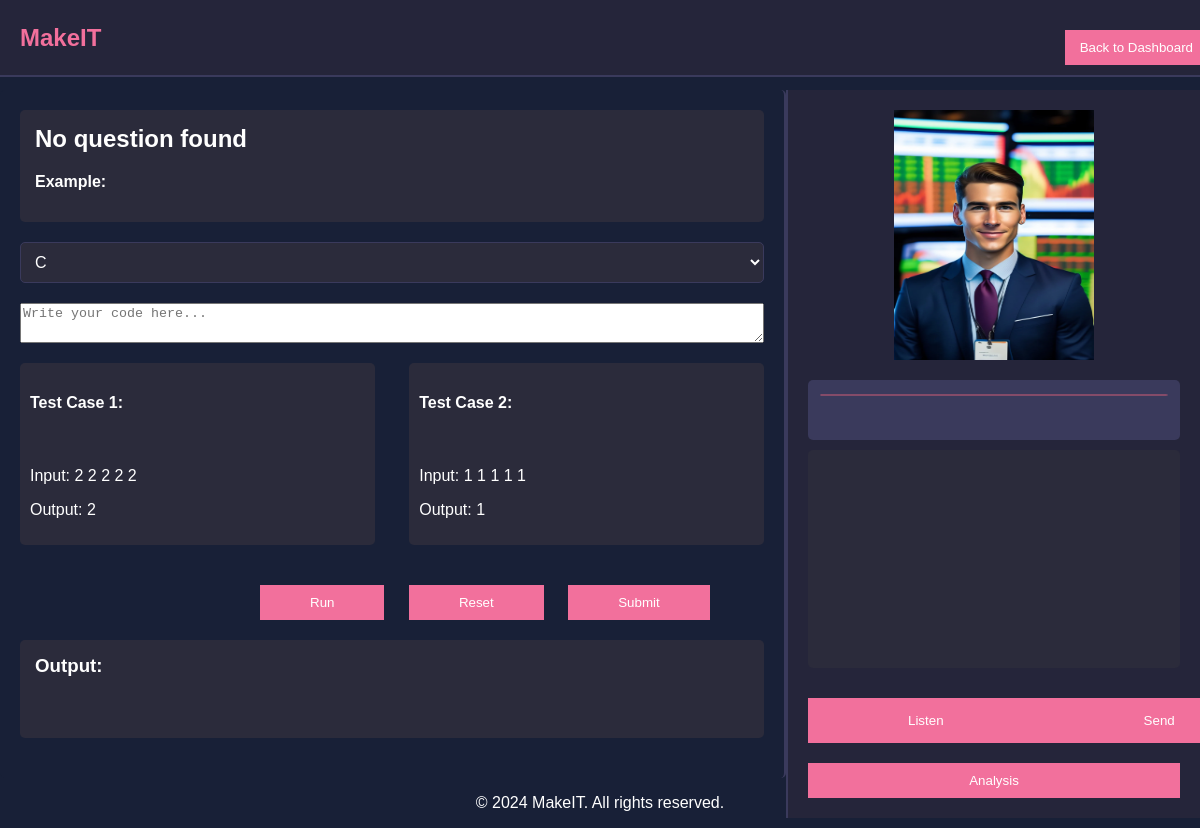
Before: /client/main-page.php with the older database file.
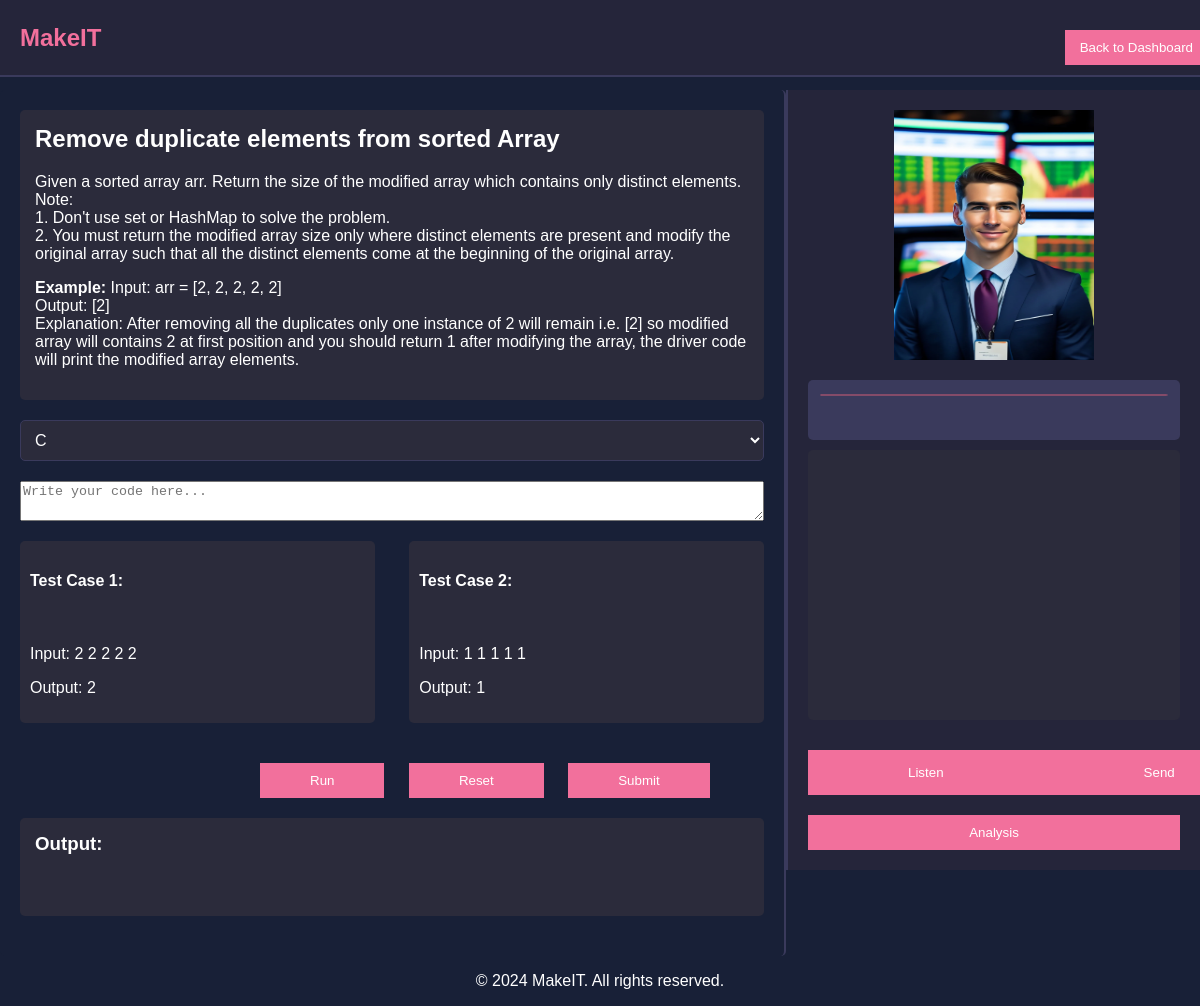
After: the same page with the newer database file.
### tables this page shows
CREATE TABLE `testcases` (
  `id` int(11) NOT NULL,
  `input1` varchar(255) NOT NULL,
  `input2` varchar(255) NOT NULL,
  `output1` varchar(255) NOT NULL,
  `output2` varchar(255) NOT NULL
);

CREATE TABLE `questions` (
  `id` int(11) NOT NULL,
  `title` varchar(255) NOT NULL,
  `description` text NOT NULL,
  `example` text DEFAULT NULL
);

### client/main-page.php (the view, shortened to what this page needs)
<?php
$servername = "127.0.0.1:3306";
$username = "root";
$password = "";
$dbname = "interview_platform";
$conn = new mysqli($servername, $username, $password, $dbname);
$sql = "SELECT title, description, example FROM questions WHERE id = 2";
$result = $conn->query($sql);
if ($result->num_rows > 0) {
    $row = $result->fetch_assoc();
    $title = $row['title'];
    $description = $row['description'];
    $example = $row['example'];
} else {
    $title = "No question found";
    $description = "";
    $example = "";
}
$id = 2;
$sql = "SELECT input1,input2,output1,output2 FROM testcases WHERE id = ?";
$stmt = $conn->prepare($sql);
$stmt->bind_param("i", $id);
$stmt->execute();
$result = $stmt->get_result();
if ($result->num_rows > 0) {
    $row=$result->fetch_assoc();
    $input1=$row['input1'];
    $input2=$row['input2'];
    $output1=$row['output1'];
    $output2=$row['output2'];
} else {
    echo "No test cases found.";
}
?>
<!DOCTYPE html>
<html lang="en">
<head>
    <link rel="stylesheet" href="styles.css">
    <link rel="stylesheet" href="https://cdnjs.cloudflare.com/ajax/libs/codemirror/5.65.5/codemirror.min.css">
    <link rel="stylesheet" href="https://cdnjs.cloudflare.com/ajax/libs/codemirror/5.65.5/theme/dracula.min.css">
</head>
<body>
    <header>
        <h1>
            MakeIT
        </h1>
            <button class="back-button">Back to Dashboard</button>
    </header>
    <div class="container">
        <main>
            <div class="screen" id="screen-1">
                <div class="code-section">
                    <div class="question-section">
                        <h2><?php echo htmlspecialchars($title); ?></h2>
                        <p class="questions"><?php echo nl2br(htmlspecialchars($description)); ?></p>
                        <p class="questions"><strong>Example:</strong> <?php echo nl2br(htmlspecialchars($example)); ?></p>
                    </div>
                    <select id="language-selector">
                        <option value="c">C</option>
                    </select>
                    <textarea id="code-editor" placeholder="Write your code here..."></textarea>
                    <div class="boxes-container">
                        <div class="box" id="box-1"><h4>Test Case 1: </h4><br>
                            <p class="para">Input: <?php echo nl2br(htmlspecialchars($input1)); ?></p>
                            <p class="para">Output: <?php echo nl2br(htmlspecialchars($output1)); ?></p>
                        </div>
                        <div class="box" id="box-2"><h4>Test Case 2: </h4><br>
                            <p class="para">Input: <?php echo htmlspecialchars($input2); ?></p>
                            <p class="para">Output: <?php echo htmlspecialchars($output2); ?></p>
                        </div>
                    </div>
                    <div class="code-controls">
                        <button class="run-button">Run</button>
                        <button class="reset-button" id="reset-button">Reset</button>
                        <button class="submit-button">Submit</button>
                    </div>
                    <div class="output-section">
                        <h3>Output:</h3>
                        <pre id="output"></pre>
                    </div>
                </div>
                <div class="chat-section">
                    <div class="interviewer">
                        <img src="interviewer.jpg" alt="Interviewer">
                    </div>
                    <canvas class="voice-wave" id="voice-wave"></canvas>
                    <div class="transcript-section">
                    </div>
                    <div class="chat-input">
                        <button id="listen-button">Listen</button>
                        <button id="send-button">Send</button>
                    </div>
                    <button class="analysis-button">Analysis</button>
                </div>
            </div>
        </main>
        <footer>
            <p>&copy; 2024 MakeIT. All rights reserved.</p>
        </footer>
    </div>
</body>
</html>

### client/styles.css (style rules this page uses)
header { position: fixed; top: 0; left: 0; width: 99%; display: flex; justify-content: space-between; align-items: center; padding: 10px 20px; background-color: #25253a; border-bottom: 2px solid #3a3a5c; z-index: 1000; }
main { display: flex; flex: 1; padding-top: 60px; }
.container { display: flex; flex-direction: column; height: calc(100vh - 60px); }
body { margin: 0; font-family: Arial, sans-serif; background-color: #182037; color: #ffffff; display: flex; justify-content: center; align-items: center; height: 100vh; }
header h1 { margin: 0; font-size: 24px; color: #f2709c; }
.back-button { background-color: #f2709c; border: none; padding: 10px 15px; color: white; cursor: pointer; }
main { display: flex; flex: 1; }
.screen { display: none; flex: 1; }
#screen-1, #screen-2 { display: flex; }
.code-section { flex: 2; display: flex; flex-direction: column; padding: 20px; background-color: #182037; max-height: 100%; overflow-y: auto; border-radius: 5px; position: sticky; border-right: 2px solid #3a3a5c; }
.chat-section { flex: 1; display: flex; flex-direction: column; padding: 20px; background-color: #25253a; max-height: calc(100vh - 60px); border-left: 2px solid #3a3a5c; height: 100%; margin: 0; overflow: hidden; }
.code-controls { margin-left: 30vh; }
.question-section, .output-section, .review-section, .detailed-feedback, .recommendations, .skill-chart, .box { background-color: #2b2b3b; padding: 15px; border-radius: 5px; margin-bottom: 20px; }
#listen-button, #send-button { background-color: #f2709c; border: none; padding: 15px 100px; color: white; cursor: pointer; }
.chat-input { display: flex; justify-content: space-between; }
.transcript-section { flex: 1; background-color: #2b2b3b; border-radius: 5px; padding: 10px; margin-bottom: 10px; overflow-y: hidden; }
.question-section h2 { margin-top: 0; }
#language-selector { background-color: #2b2b3b; color: #ffffff; border: 1px solid #3a3a5c; border-radius: 5px; padding: 10px; font-size: 16px; margin-bottom: 20px; }
#language-selector option { background-color: #2b2b3b; color: #ffffff; }
button { background-color: #f2709c; border: none; padding: 10px 15px; color: white; cursor: pointer; margin-top: 20px; }
.run-button, .reset-button, .submit-button { margin-right: 20px; padding:10px 50px; }
.output-section h3 { margin: 0; }
.output-section { margin-top: 20px; }
#output { background-color: #2b2b3b; padding: 10px; color: #ffffff; max-height: 200px; overflow-y: hidden; }
.interviewer { display: flex; flex-direction: column; align-items: center; margin-bottom: 10px; }
.interviewer img { width: 200px; height: 250px; margin-bottom: 10px; }
.voice-wave { width: 100%; height: 60px; background-color: #3a3a5c; border-radius: 5px; margin-bottom: 10px; position: relative; overflow: hidden; }
.boxes-container { display: flex; justify-content: space-between; margin-top: 20px; overflow-y: hidden; }
.box { background-color: #2b2b3b; padding: 10px; border-radius: 5px; width: 45%; }
footer { text-align: center; }

Changed rows visible on the page:
added questions: title "Remove duplicate elements from sorted Array", description "Given a sorted array arr. Return the size of the modified array which contains only distinct elements. Note: 1. Don't use set or HashMap to solve the problem. 2. You must return the modified array size only where distinct elements are present and modify the original array such that all the distinct elements come at the beginning of the original array.", example "Input: arr = [2, 2, 2, 2, 2] Output: [2] Explanation: After removing all the duplicates only one instance of 2 will remain i.e. [2] so modified array will contains 2 at first position and you should return 1 after modifying the array, the driver code will print the modified array elements."
Other visible differences:
$title: "No question found" → (not shown)
